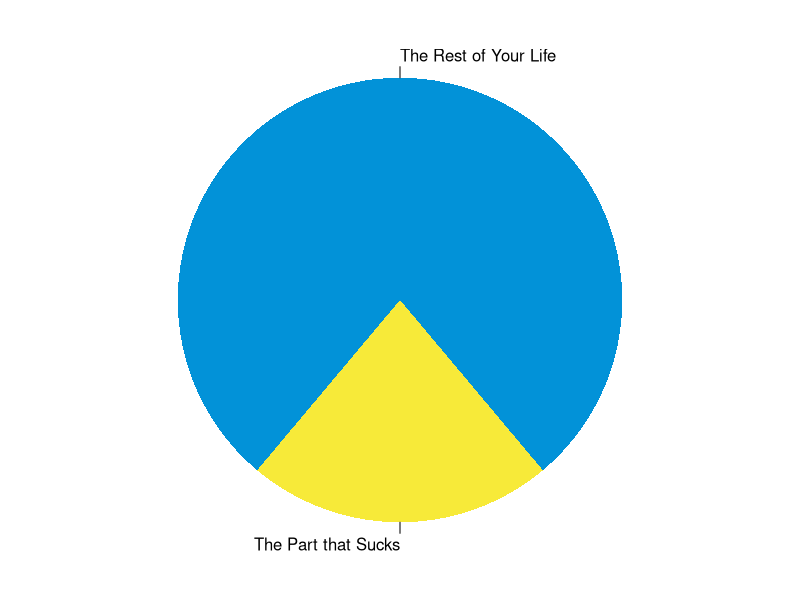
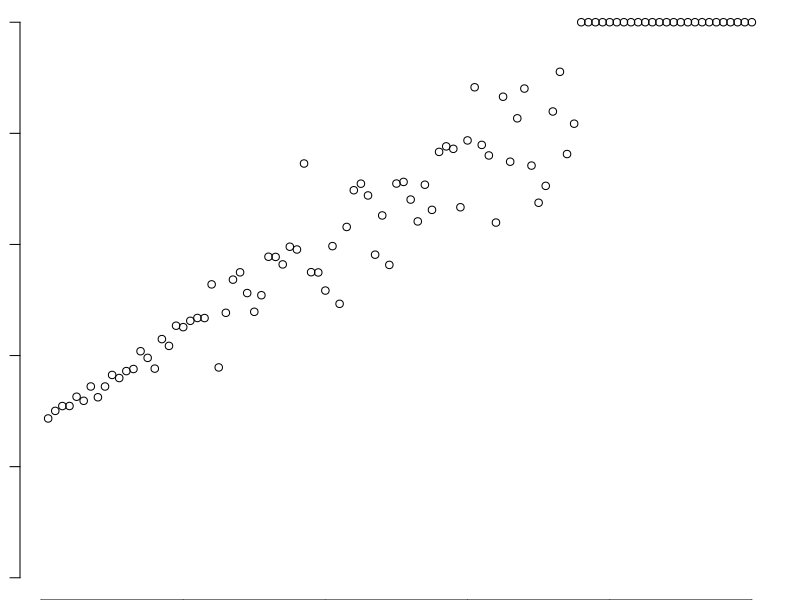
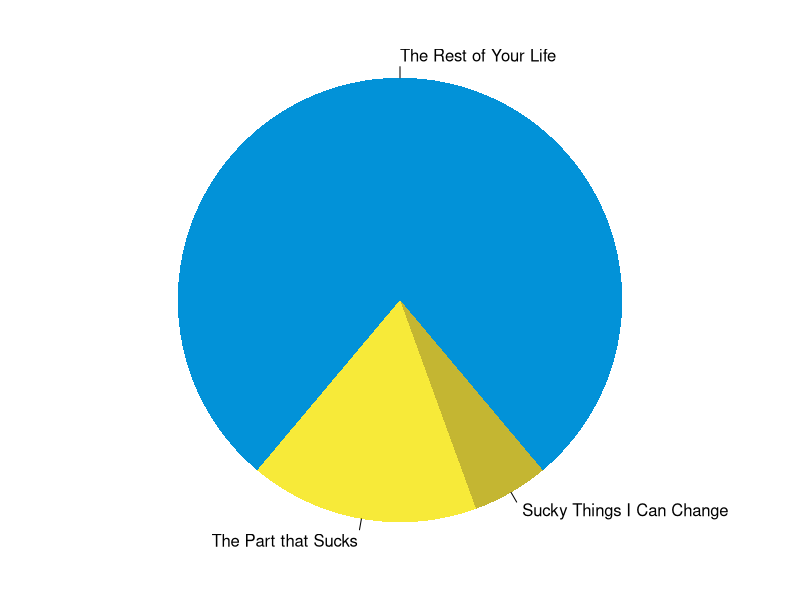
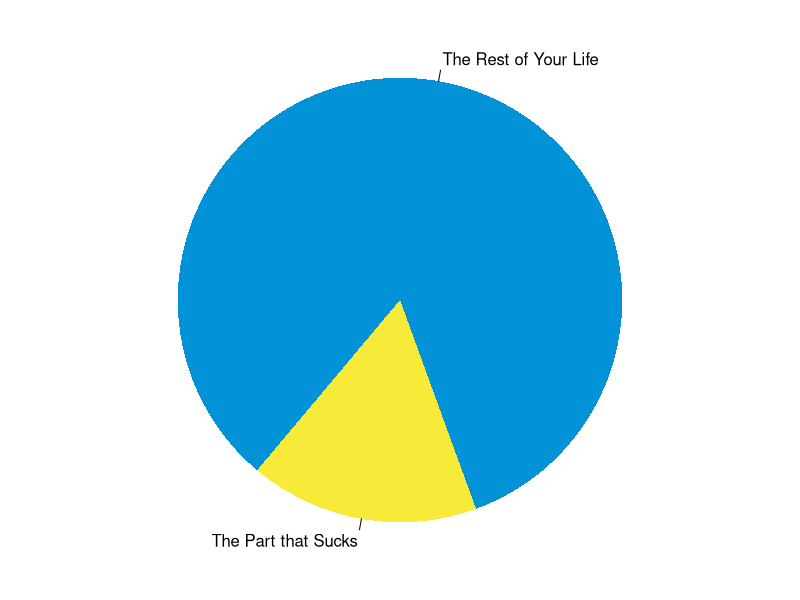

The R script that drew these images, in order:
## ---- chunk 1
#| echo: false

par(mar = c(0, 1, 0, 1))
pie(
  c(280, 80),
  c('The Rest of Your Life', 'The Part that Sucks'),
  col = c('#0292D8', '#F7EA39'),
  init.angle = -50, border = NA
)

## ---- chunk 2
#| echo: false

x <- 1:100
y <- 28 + x * .814 + rnorm(100)*3*x/22

idx <- which( y >= 100)
y[ idx[1]:100] <- 100

plot(x,y, xlab="Time", ylab="Fraction of Suckiness", bty="n", ylim=c(0,100))
## ---- chunk 3
par(mar = c(0, 1, 0, 1))
pie(
  c(280, 60, 20),
  c('The Rest of Your Life', 'The Part that Sucks', 'Sucky Things I Can Change'),
  col = c('#0292D8', '#F7EA39', '#C4B632'),
  init.angle = -50, border = NA
)
## ---- chunk 4
par(mar = c(0, 1, 0, 1))
pie(
  c(300, 60),
  c('The Rest of Your Life', 'The Part that Sucks'),
  col = c('#0292D8', '#F7EA39'),
  init.angle = -70, border = NA
)
